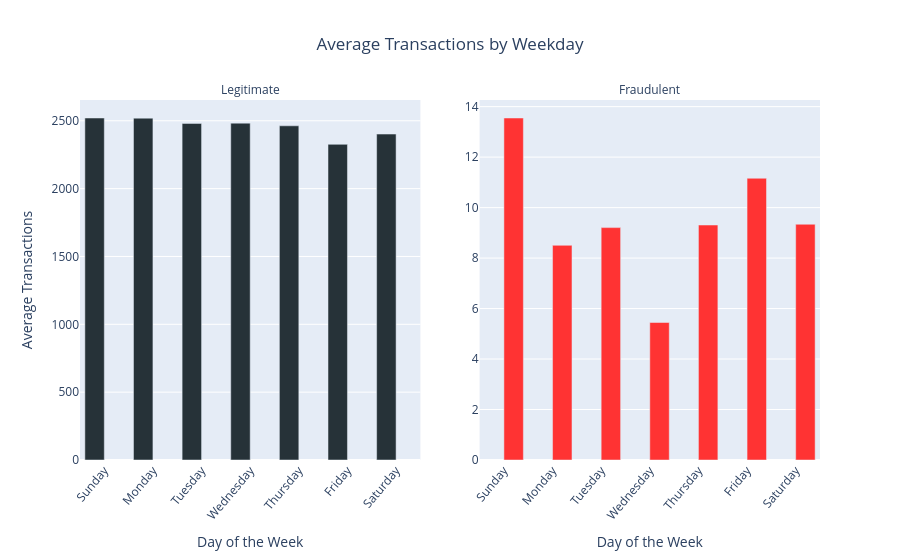

Notebook cell for this chart:
### Code cell
weekday_unbiased_pd = weekday_unbiased_df.toPandas()

weekday_unbiased_plot = px.bar(
    weekday_unbiased_pd,
    x="weekday_name",
    y="Avg",
    color="target",
    facet_col="target",
    facet_col_spacing=0.08,
    barmode="group",
    title="Average Transactions by Weekday",
    labels={"weekday_name": "Day of the Week", "Avg": "Average Transactions","target": ""},
    color_discrete_map={'Legitimate': "#263238", 'Fraudulent': "#FF3333"} 
)

weekday_unbiased_plot.update_traces(
    hovertemplate="Avg: %{y:,.2f}<extra></extra>"
)

weekday_unbiased_plot.update_yaxes(matches=None, showticklabels=True)
weekday_unbiased_plot.update_xaxes(showticklabels=True, tickangle=-50) 

weekday_unbiased_plot.update_layout(
    title_x=0.5,
    hovermode="closest",
    showlegend=False
)

weekday_unbiased_plot.for_each_annotation(lambda a: a.update(text=a.text.split('=')[-1]))

weekday_unbiased_plot.show()

### Figure 1 — Plotly figure (JSON) as saved in the notebook; plotly's stock layout.template omitted (floating-point values rounded to 4 significant figures)
{"data": [{"alignmentgroup": "True", "hovertemplate": "Avg: %{y:,.2f}<extra></extra>", "legendgroup": "Legitimate", "marker": {"color": "#263238", "pattern": {"shape": ""}}, "name": "Legitimate", "offsetgroup": "Legitimate", "orientation": "v", "showlegend": true, "textposition": "auto", "type": "bar", "x": ["Sunday", "Monday", "Tuesday", "Wednesday", "Thursday", "Friday", "Saturday"], "xaxis": "x", "y": [2521.0, 2519.0, 2481.0, 2483.0, 2463.0, 2326.0, 2402.0], "yaxis": "y"}, {"alignmentgroup": "True", "hovertemplate": "Avg: %{y:,.2f}<extra></extra>", "legendgroup": "Fraudulent", "marker": {"color": "#FF3333", "pattern": {"shape": ""}}, "name": "Fraudulent", "offsetgroup": "Fraudulent", "orientation": "v", "showlegend": true, "textposition": "auto", "type": "bar", "x": ["Sunday", "Monday", "Tuesday", "Wednesday", "Thursday", "Friday", "Saturday"], "xaxis": "x2", "y": [13.55, 8.506, 9.208, 5.448, 9.31, 11.16, 9.34], "yaxis": "y2"}], "layout": {"annotations": [{"font": {}, "showarrow": false, "text": "Legitimate", "x": 0.23, "xanchor": "center", "xref": "paper", "y": 1, "yanchor": "bottom", "yref": "paper"}, {"font": {}, "showarrow": false, "text": "Fraudulent", "x": 0.77, "xanchor": "center", "xref": "paper", "y": 1, "yanchor": "bottom", "yref": "paper"}], "autosize": true, "barmode": "group", "hovermode": "closest", "legend": {"title": {"text": ""}, "tracegroupgap": 0}, "showlegend": false, "title": {"text": "Average Transactions by Weekday", "x": 0.5}, "xaxis": {"anchor": "y", "autorange": true, "domain": [0, 0.46], "range": [-0.5, 6.5], "showticklabels": true, "tickangle": -50, "title": {"text": "Day of the Week"}, "type": "category"}, "xaxis2": {"anchor": "y2", "autorange": true, "domain": [0.54, 1], "matches": "x", "range": [-0.5, 6.5], "showticklabels": true, "tickangle": -50, "title": {"text": "Day of the Week"}, "type": "category"}, "yaxis": {"anchor": "x", "autorange": true, "domain": [0, 1], "range": [0, 2653.0], "showticklabels": true, "title": {"text": "Average Transactions"}, "type": "linear"}, "yaxis2": {"anchor": "x2", "autorange": true, "domain": [0, 1], "range": [0, 14.26], "showticklabels": true, "type": "linear"}}}
